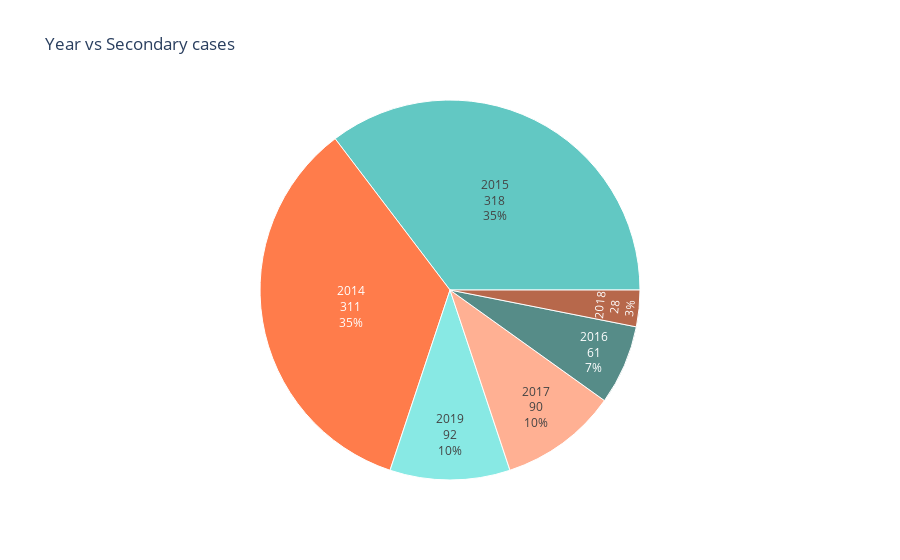

Notebook cell for this chart:
### Code cell
fig = xp.sunburst(demo, path=['Year'], values='No. of secondary cases',
                  color_discrete_sequence=['lightseagreen', 'orangered'], title='Year vs Secondary cases')
fig.data[0].textinfo = 'label+text+value+percent root'
fig.show()

### Figure 1 — Plotly figure (JSON) as saved in the notebook; plotly's stock layout.template omitted (floating-point values rounded to 4 significant figures)
{"data": [{"hovertemplate": "labels=%{label}<br>No. of secondary cases=%{value}<br>parent=%{parent}<br>id=%{id}<extra></extra>", "domain": {"y": [0, 1], "x": [0, 1]}, "name": "", "values": [311, 318, 61, 90, 28, 92], "labels": ["2014", "2015", "2016", "2017", "2018", "2019"], "ids": ["2014", "2015", "2016", "2017", "2018", "2019"], "branchvalues": "total", "parents": ["", "", "", "", "", ""], "textinfo": "label+text+value+percent root", "type": "sunburst"}], "layout": {"title": {"text": "Year vs Secondary cases"}, "legend": {"tracegroupgap": 0}, "sunburstcolorway": ["lightseagreen", "orangered"]}}
